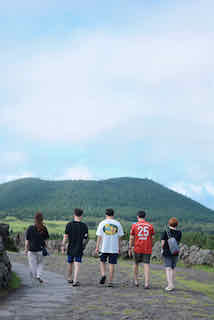
#> input picture gugongs/imageFilter/images/22.jpeg, 214 x 320 px
$ python -i filter.py   (imports and definitions only)   (older library calls are emulated)
#> lines starting #> are read from the running program, lines starting #| are printed output that depends on the picture
#> further down, picture is the input picture: shape (320, 214, 3); mean B, G, R 189.3, 178, 160.7
import cv2
import numpy as np  # 행렬, 데이터 연산
from scipy.interpolate import UnivariateSpline

def spreadLookupTable(x, y):
    spline = UnivariateSpline(x, y)
    return spline(range(256))


def warmImage(img):
    redLT = spreadLookupTable([0, 65, 127, 256], [0, 100, 174, 256])
    blueLT = spreadLookupTable([0, 65, 127, 256], [0, 50, 100, 256])
    # 이미지 채널 분리
    blue, green, red = cv2.split(img)
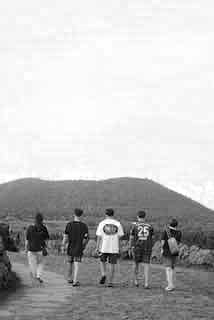
#> blue: shape (320, 214); min 0, max 255, mean 189.3
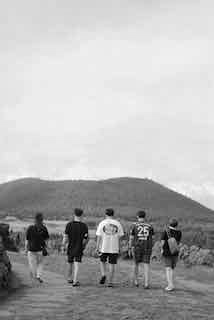
#> green: shape (320, 214); min 0, max 255, mean 178
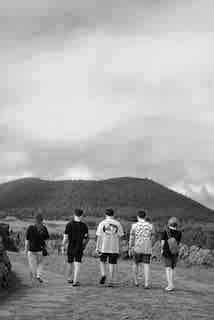
#> red: shape (320, 214); min 0, max 255, mean 160.7
    red = cv2.LUT(red, redLT).astype(np.uint8)
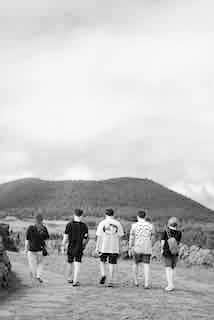
#> red: shape (320, 214); min 0, max 255, mean 193.7
    blue = cv2.LUT(blue, blueLT).astype(np.uint8)
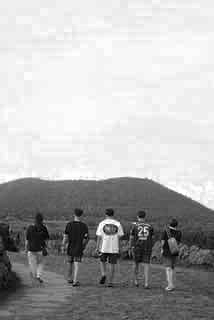
#> blue: shape (320, 214); min 0, max 254, mean 176.2
    # LUT테이블 적용 후 다시 병합
    return cv2.merge((blue, green, red))
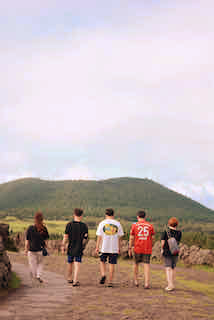
#> returned value: shape (320, 214, 3); mean of channels 0, 1, 2 176.2, 178, 193.7; drawn as B, G, R


# [37 lines left out: functions coldImage, gammaImage, make_noise, blur, guassian, not called in this run]


def bilateral(img):
    bilateral_img = cv2.bilateralFilter(img, 9, 75, 75)
    return bilateral_img


# [37 lines left out: functions equalize, writeImageTest, not called in this run]

>>> import cv2
>>> picture = cv2.imread('images/22.jpeg')
>>> result = warmImage(picture)
